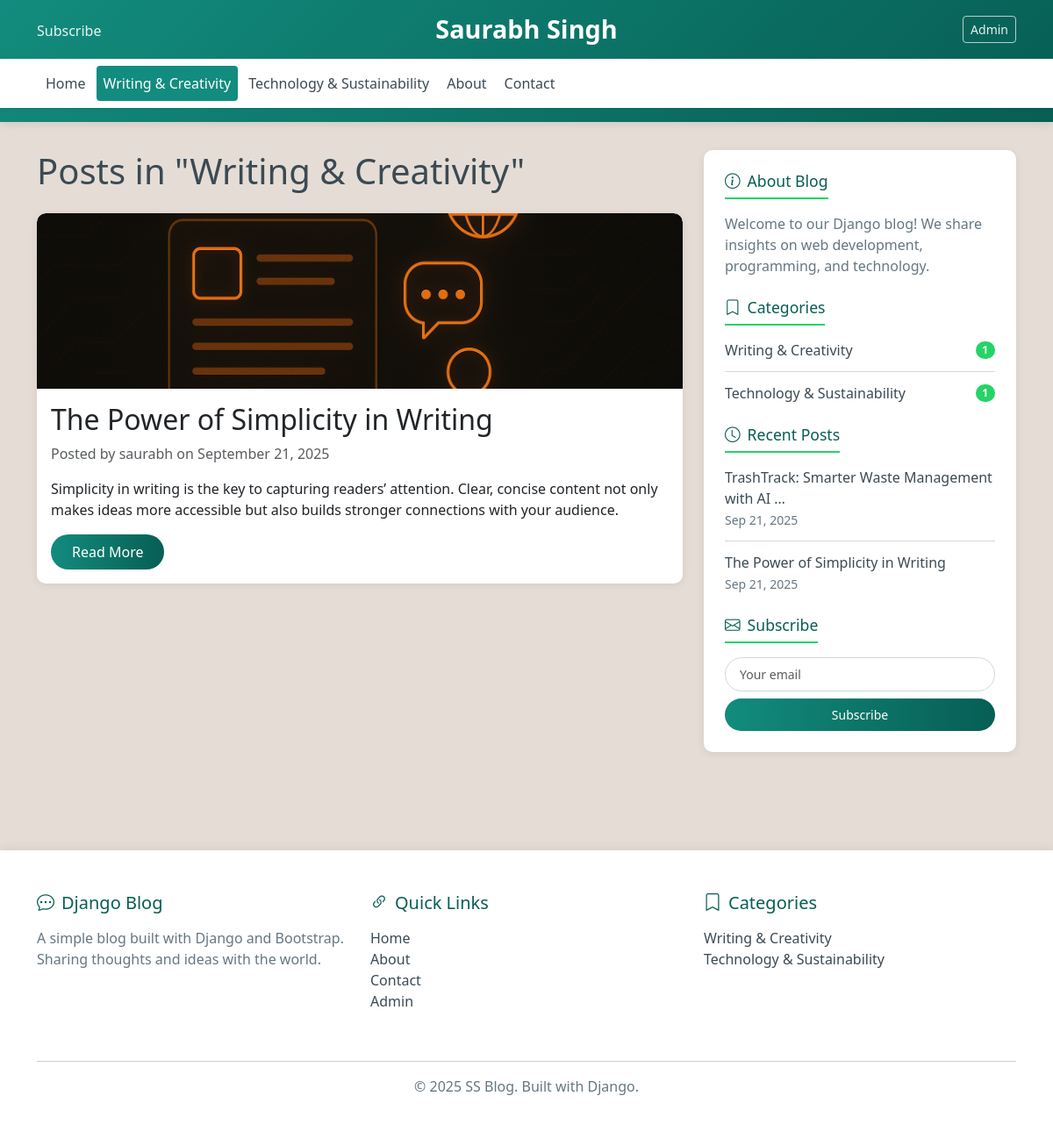
The page /category/writing-creativity/ on the database its author committed.
### blog/models.py (models this page shows, shortened)
class Category(models.Model):
    name = models.CharField(max_length=100)
    slug = models.SlugField(unique=True)

class Post(models.Model):
    STATUS_CHOICES = (
        ('draft', 'Draft'),
        ('published', 'Published'),
    )
    title = models.CharField(max_length=200)
    slug = models.SlugField(unique_for_date='publish_date')
    author = models.ForeignKey(User, on_delete=models.CASCADE)
    content = models.TextField()
    excerpt = models.TextField(max_length=300, blank=True)
    category = models.ForeignKey(Category, on_delete=models.SET_NULL, null=True)
    publish_date = models.DateTimeField(default=timezone.now)
    created_date = models.DateTimeField(auto_now_add=True)
    updated_date = models.DateTimeField(auto_now=True)
    status = models.CharField(max_length=10, choices=STATUS_CHOICES, default='draft')
    featured_image = models.ImageField(upload_to='blog/images/', blank=True, null=True)
    class Meta:
        ordering = ['-publish_date']
    def get_absolute_url(self):
        return reverse('blog:post_detail', args=[self.publish_date.year,
                                                self.publish_date.month,
                                                self.publish_date.day,
                                                self.slug])

### blog/views.py (the view)
# urls.py: path('category/<slug:category_slug>/', views.category_posts, name='category_posts'),
def category_posts(request, category_slug):
    category = get_object_or_404(Category, slug=category_slug)
    posts = Post.objects.filter(category=category, status='published')
    paginator = Paginator(posts, 5)
    page_number = request.GET.get('page')
    page_obj = paginator.get_page(page_number)
    context = {
        'category': category,
        'page_obj': page_obj,
        **get_common_context(),
    }
    return render(request, 'blog/category_posts.html', context)

### blog/views.py (called while the page is built)
def get_common_context():
    return {
        'categories': Category.objects.all(),
        'recent_posts': Post.objects.filter(status='published')[:5],
    }

### templates/blog/category_posts.html (shortened to what this page needs)
{% extends 'blog/base.html' %}
{% block content %}
    <h1 class="mb-4">Posts in "{{ category.name }}"</h1>
    {% if page_obj %}
        {% for post in page_obj %}
            <article class="card post-card mb-4">
                {% if post.featured_image %}
                    <img src="{{ post.featured_image.url }}" class="card-img-top" alt="{{ post.title }}">
                {% endif %}
                <div class="card-body">
                    <h2 class="card-title">
                        <a href="{{ post.get_absolute_url }}" class="text-decoration-none text-dark">
                            {{ post.title }}
                        </a>
                    </h2>
                    <p class="text-muted">
                        Posted by {{ post.author }} on {{ post.publish_date|date:"F j, Y" }}
                    </p>
                    <p class="card-text">{{ post.excerpt|default:post.content|truncatewords:30 }}</p>
                    <a href="{{ post.get_absolute_url }}" class="btn btn-primary">Read More</a>
                </div>
            </article>
        {% endfor %}
    {% else %}
        <div class="alert alert-info">
            <p>No posts found in this category yet.</p>
        </div>
    {% endif %}
{% endblock %}

### templates/blog/includes/header.html (shortened to what this page needs)
<header class="blog-header py-3">
            <div class="container">
                <div class="row flex-nowrap justify-content-between align-items-center">
                    <div class="col-4 pt-1">
                        <a class="text-decoration-none" href="{% url 'blog:post_list' %}">Subscribe</a>
                    </div>
                    <div class="col-4 text-center">
                        <a class="blog-header-logo text-decoration-none" href="{% url 'blog:post_list' %}">
                            <h1>Saurabh Singh</h1>
                        </a>
                    </div>
                    <div class="col-4 d-flex justify-content-end align-items-center">
                        <a target="_blank" class="btn btn-sm btn-outline-secondary" href="/admin/">Admin</a>
                    </div>
                </div>
            </div>
            <nav class="navbar navbar-expand-lg navbar-light bg-light mt-3">
                <div class="container">
                    <div class="collapse navbar-collapse" id="navbarNav">
                        <ul class="navbar-nav me-auto">
                            <li class="nav-item">
                                <a class="nav-link {% if request.resolver_match.url_name == 'post_list' %}active{% endif %}"
                                   href="{% url 'blog:post_list' %}">Home</a>
                            </li>
                            {% for category in categories %}
                            <li class="nav-item">
                                <a class="nav-link {% if request.resolver_match.url_name == 'category_posts' and category.slug in request.path %}active{% endif %}"
                                   href="{% url 'blog:category_posts' category.slug %}">
                                    {{ category.name }}
                                </a>
                            </li>
                            {% endfor %}
                            <li class="nav-item">
                                <a class="nav-link" href="#">About</a>
                            </li>
                            <li class="nav-item">
                                <a class="nav-link" href="#">Contact</a>
                            </li>
                        </ul>
                    </div>
                </div>
            </nav>
        </header>

### templates/blog/includes/sidebar.html (shortened to what this page needs)
<div class="sidebar">
                            <div class="mb-4">
                                <h4><i class="bi bi-info-circle me-2"></i>About Blog</h4>
                                <p class="text-muted">Welcome to our Django blog! We share insights on web development, programming, and technology.</p>
                            </div>
                            <div class="mb-4">
                                <h4><i class="bi bi-bookmark me-2"></i>Categories</h4>
                                <ul class="list-unstyled">
                                    {% for category in categories %}
                                    <li>
                                        <a href="{% url 'blog:category_posts' category.slug %}" class="text-decoration-none d-flex justify-content-between align-items-center">
                                            <span>{{ category.name }}</span>
                                            <span class="badge rounded-pill" style="background-color: var(--whatsapp-light); color: white;">{{ category.post_set.count }}</span>
                                        </a>
                                    </li>
                                    {% empty %}
                                    <li class="text-muted">No categories yet.</li>
                                    {% endfor %}
                                </ul>
                            </div>
                            <div class="mb-4">
                                <h4><i class="bi bi-clock me-2"></i>Recent Posts</h4>
                                <ul class="list-unstyled">
                                    {% for post in recent_posts %}
                                    <li>
                                        <a href="{{ post.get_absolute_url }}" class="text-decoration-none">
                                            {{ post.title|truncatewords:6 }}
                                        </a>
                                        <br>
                                        <small class="text-muted">{{ post.publish_date|date:"M j, Y" }}</small>
                                    </li>
                                    {% empty %}
                                    <li class="text-muted">No recent posts.</li>
                                    {% endfor %}
                                </ul>
                            </div>
                            <div>
                                <h4><i class="bi bi-envelope me-2"></i>Subscribe</h4>
                                <form method="post" action="#">
                                    <div class="mb-2">
                                        <input type="email" class="form-control form-control-sm" placeholder="Your email" required>
                                    </div>
                                    <button type="submit" class="btn btn-primary btn-sm w-100">Subscribe</button>
                                </form>
                            </div>
                        </div>

### templates/blog/includes/footer.html
        <footer class="blog-footer mt-5 py-5">
            <div class="container">
                <div class="row">
                    <div class="col-md-4 mb-4">
                        <h5><i class="bi bi-chat-dots me-2"></i>Django Blog</h5>
                        <p class="text-muted">A simple blog built with Django and Bootstrap. Sharing thoughts and ideas with the world.</p>
                    </div>
                    <div class="col-md-4 mb-4">
                        <h5><i class="bi bi-link-45deg me-2"></i>Quick Links</h5>
                        <ul class="list-unstyled">
                            <li><a href="{% url 'blog:post_list' %}" class="text-decoration-none">Home</a></li>
                            <li><a href="#" class="text-decoration-none">About</a></li>
                            <li><a href="#" class="text-decoration-none">Contact</a></li>
                            <li><a href="/admin/" class="text-decoration-none">Admin</a></li>
                        </ul>
                    </div>
                    <div class="col-md-4 mb-4">
                        <h5><i class="bi bi-bookmark me-2"></i>Categories</h5>
                        <ul class="list-unstyled">
                            {% for category in categories|slice:":5" %}
                            <li>
                                <a href="{% url 'blog:category_posts' category.slug %}" class="text-decoration-none">
                                    {{ category.name }}
                                </a>
                            </li>
                            {% empty %}
                            <li class="text-muted">No categories yet</li>
                            {% endfor %}
                        </ul>
                    </div>
                </div>
                <hr>
                <p class="text-center text-muted mb-0">
                    © {% now "Y" %} SS Blog. Built with Django.
                </p>
            </div>
        </footer>

### templates/blog/base.html (style rules this page uses)
:root { --whatsapp-primary: #128C7E; --whatsapp-secondary: #075E54; --whatsapp-light: #25D366; --whatsapp-bg: #e5ddd5; --whatsapp-text: #3b4a54; --whatsapp-meta: #667781; --whatsapp-border: #d1d7db; }
body { background-color: var(--whatsapp-bg); font-family: 'Segoe UI', system-ui, -apple-system, sans-serif; color: var(--whatsapp-text); min-height: 100vh; display: flex; flex-direction: column; }
.blog-header { background: linear-gradient(135deg, var(--whatsapp-primary) 0%, var(--whatsapp-secondary) 100%); padding: 1rem 0; color: white; box-shadow: 0 2px 10px rgba(0, 0, 0, 0.1); }
.blog-header a { color: rgba(255, 255, 255, 0.9); transition: color 0.3s; }
.blog-header-logo h1 { color: white; font-weight: 600; margin: 0; font-size: 1.8rem; }
.blog-header .btn-outline-secondary { border-color: rgba(255, 255, 255, 0.7); color: rgba(255, 255, 255, 0.9); }
.navbar-light.bg-light { background-color: white !important; box-shadow: 0 2px 5px rgba(0, 0, 0, 0.05); }
.nav-link { color: var(--whatsapp-text) !important; font-weight: 500; transition: all 0.3s; border-radius: 4px; margin: 0 2px; }
.nav-link.active, .nav-link:hover { color: white !important; background-color: var(--whatsapp-primary); }
.post-card { margin-bottom: 2rem; border: none; border-radius: 10px; box-shadow: 0 2px 10px rgba(0, 0, 0, 0.08); transition: transform 0.3s, box-shadow 0.3s; background-color: white; overflow: hidden; }
.post-card .card-img-top { border-top-left-radius: 10px; border-top-right-radius: 10px; height: 200px; object-fit: cover; }
.btn-primary { background: linear-gradient(to right, var(--whatsapp-primary), var(--whatsapp-secondary)); border: none; border-radius: 20px; padding: 0.5rem 1.5rem; transition: all 0.3s; }
.sidebar { background: white; padding: 1.5rem; border-radius: 10px; box-shadow: 0 2px 10px rgba(0, 0, 0, 0.08); margin-bottom: 2rem; }
.sidebar h4 { color: var(--whatsapp-secondary); font-size: 1.1rem; margin-bottom: 1rem; padding-bottom: 0.5rem; border-bottom: 2px solid var(--whatsapp-light); display: inline-block; }
.sidebar .list-unstyled li { margin-bottom: 0.75rem; padding-bottom: 0.75rem; border-bottom: 1px solid var(--whatsapp-border); }
.sidebar .list-unstyled li:last-child { border-bottom: none; margin-bottom: 0; padding-bottom: 0; }
.sidebar a { color: var(--whatsapp-text); text-decoration: none; transition: color 0.3s; }
.sidebar .text-muted { color: var(--whatsapp-meta) !important; }
.sidebar .form-control { border-radius: 20px; border: 1px solid var(--whatsapp-border); padding: 0.5rem 1rem; }
.sidebar .btn-sm { border-radius: 20px; }
.blog-footer { background: white; padding: 2rem 0; box-shadow: 0 -2px 10px rgba(0, 0, 0, 0.08); margin-top: auto; }
.blog-footer h5 { color: var(--whatsapp-secondary); margin-bottom: 1rem; }
.blog-footer a { color: var(--whatsapp-text); text-decoration: none; transition: color 0.3s; }
.blog-footer .text-muted { color: var(--whatsapp-meta) !important; }

### rows shown on the page
Category: name "Writing & Creativity", post_set.count "1"
Category: name "Technology & Sustainability", post_set.count "1"
Post: featured_image (picture), title "The Power of Simplicity in Writing", author "saurabh", publish_date "September 21, 2025", excerpt "Simplicity in writing is the key to capturing readers’ attention. Clear, concise content not only makes ideas more accessible but also builds stronger connections with your audience.", publish_date "Sep 21, 2025"
Post: title "TrashTrack: Smarter Waste Management with AI …", publish_date "Sep 21, 2025"
